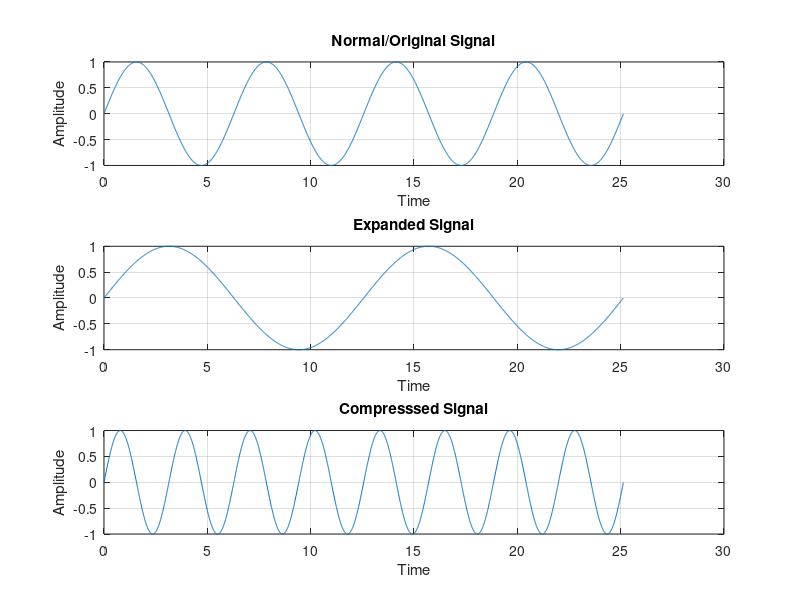

Here is the MATLAB script that generated this plot: (Note: this script raises an error after producing the figure.)
% Name - Mayank Tilokchandani
% PRN No.- 20240802543

t = 0:0.01:8*pi;
x1 = sin(t);
subplot(3,1,1);
plot(t,x1);
xlabel('Time');
ylabel('Amplitude');
title('Normal/Original Signal')
grid on;

x2 = sin(t/2);
subplot(3,1,2);
plot(t,x2);
xlabel('Time');
ylabel('Amplitude');
title('Expanded Signal')
grid on;

x3 = sin(t*2);
subplot(3,1,3);
plot(t,x3);
xlabel('Time');
ylabel('Amplitude');
title('Compresssed Signal')
grid on;



% Misc. Watermark
annotation('textbox', 'String', '20240802543', 'FontSize', 30, 'Color', [0.5, 0.5, 0.5], ...
    'EdgeColor', 'none', 'HorizontalAlignment', 'center', 'Rotation', 45);


